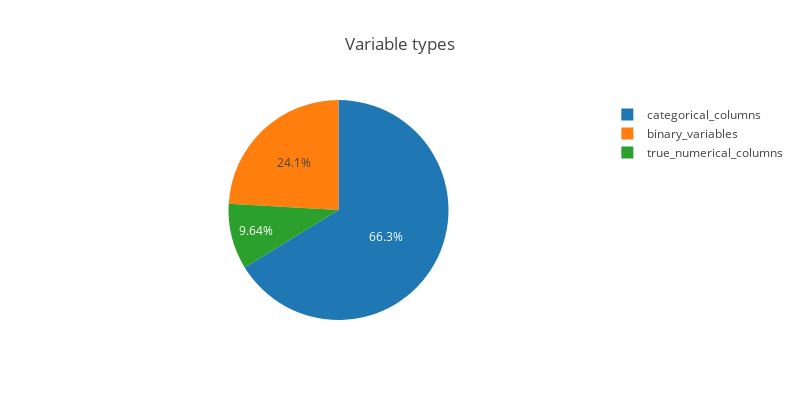

The code cell stored with this chart in its notebook:
### Code cell
variables = {
    'categorical_columns': len(categorical_columns),
    'binary_variables': len(binary_variables),
    'true_numerical_columns': len(true_numerical_columns)
}
pie_trace = go.Pie(labels=list(variables.keys()), values=list(variables.values()))
layout = dict(title= "Variable types", height=400, width=800)
fig = dict(data=[pie_trace], layout=layout)
iplot(fig)

### Figure 1 — Plotly figure (JSON) as saved in the notebook; plotly's stock layout.template omitted (floating-point values rounded to 4 significant figures)
{"data": [{"labels": ["categorical_columns", "binary_variables", "true_numerical_columns"], "type": "pie", "uid": "c3862d34-fd86-4623-8ed0-35a955e905d6", "values": [55, 20, 8]}], "layout": {"height": 400, "title": {"text": "Variable types"}, "width": 800}}
